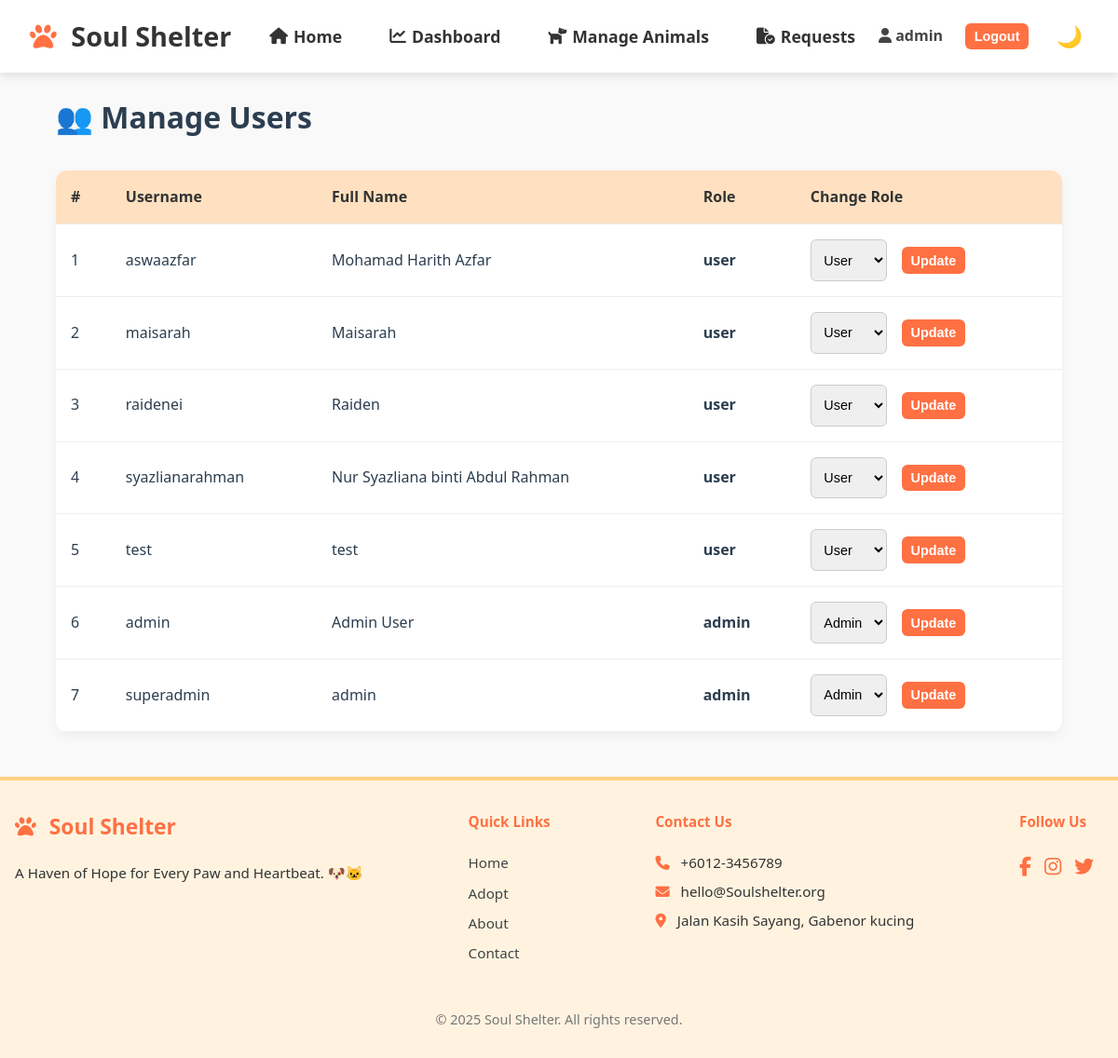
Screenshot of /admin/manage-users.php (signed in) with the database file from the repository.
### tables this page shows
CREATE TABLE `users` (
  `user_id` int(11) NOT NULL,
  `username` varchar(50) NOT NULL,
  `password` varchar(255) NOT NULL,
  `name` varchar(100) NOT NULL,
  `email` varchar(100) DEFAULT NULL,
  `phone` varchar(20) DEFAULT NULL,
  `role` enum('admin','user') DEFAULT 'user',
  `theme_preference` enum('light','dark') DEFAULT 'light',
  `created_at` timestamp NOT NULL DEFAULT current_timestamp()
);

### admin/manage-users.php (the view, shortened to what this page needs)
<?php
include('../includes/db.php');
include('../includes/header.php');
?>
<main class="container" data-aos="fade-up">
  <h1>👥 Manage Users</h1>
  <?php
  $sql = "SELECT * FROM users ORDER BY role DESC, username ASC";
  $result = $conn->query($sql);
  ?>
  <table class="user-table">
    <thead>
      <tr>
        <th>#</th>
        <th>Username</th>
        <th>Full Name</th>
        <th>Role</th>
        <th>Change Role</th>
      </tr>
    </thead>
    <tbody>
      <?php
      $i = 1;
      while ($row = $result->fetch_assoc()):
      ?>
      <tr>
        <td><?= $i++ ?></td>
        <td><?= htmlspecialchars($row['username']) ?></td>
        <td><?= htmlspecialchars($row['name']) ?></td>
        <td><strong><?= $row['role'] ?></strong></td>
        <td>
          <form method="POST" style="display:flex; gap:0.5rem;">
            <select name="role">
              <option value="user" <?= $row['role'] == 'user' ? 'selected' : '' ?>>User</option>
              <option value="admin" <?= $row['role'] == 'admin' ? 'selected' : '' ?>>Admin</option>
            </select>
            <button type="submit" name="update_role" class="btn small-btn">Update</button>
          </form>
        </td>
      </tr>
      <?php endwhile; ?>
    </tbody>
  </table>
</main>
<?php include('../includes/footer.php'); ?>

### assets/css/style.css (style rules this page uses)
body { font-family: 'Fredoka', sans-serif; margin: 0; padding: 0; background: #f2dbbf; color: #333; line-height: 1.6; }
.container { padding: 0 5%; max-width: 1100px; margin: auto; }
.btn { padding: 0.7rem 1.5rem; background: #ff7043; color: white; border: none; border-radius: 5px; text-decoration: none; font-weight: bold; margin: 0.5rem; display: inline-block; transition: background 0.3s; }
.small-btn { padding: 6px 12px; font-size: 0.9rem; border-radius: 6px; }
.small-btn { font-size: 0.85rem; padding: 6px 10px; }

### includes/header.php (style rules this page uses)
:root { --primary: #6a4c93; --secondary: #8a5a44; --accent: #f8a5c2; --light: #f7f1e3; --dark: #2c3e50; --success: #2ecc71; --info: #3498db; }
body { font-family: 'Segoe UI', Tahoma, Geneva, Verdana, sans-serif; line-height: 1.6; color: var(--dark); background-color: #f9f9f9; margin: 0; padding: 0; }
main { max-width: 1200px; margin: 0 auto; padding: 20px; }

### admin/manage-users.php (style rules this page uses)
.user-table { width: 100%; border-collapse: collapse; margin-top: 2rem; background: #fff; border-radius: 12px; overflow: hidden; box-shadow: 0 4px 12px rgba(0,0,0,0.05); }
.user-table th, .user-table td { padding: 1rem; text-align: left; border-bottom: 1px solid #eee; }
.user-table th { background: #ffe0c0; color: #333; }
select, .btn.small-btn { padding: 0.4rem 0.6rem; font-size: 0.9rem; border-radius: 6px; border: 1px solid #ccc; }
.btn.small-btn { background: #ff7043; color: white; border: none; cursor: pointer; }

### rows the page displays
users: username "aswaazfar", name "Mohamad Harith Azfar", role "user", role "User"
users: username "maisarah", name "Maisarah", role "user", role "User"
users: username "raidenei", name "Raiden", role "user", role "User"
users: username "syazlianarahman", name "Nur Syazliana binti Abdul Rahman", role "user", role "User"
users: username "test", name "test", role "user", role "User"
users: username "admin", name "Admin User", role "admin", role "Admin"
users: username "superadmin", name "admin", role "admin", role "Admin"

### other values shown
$_SESSION['username'] "admin"
